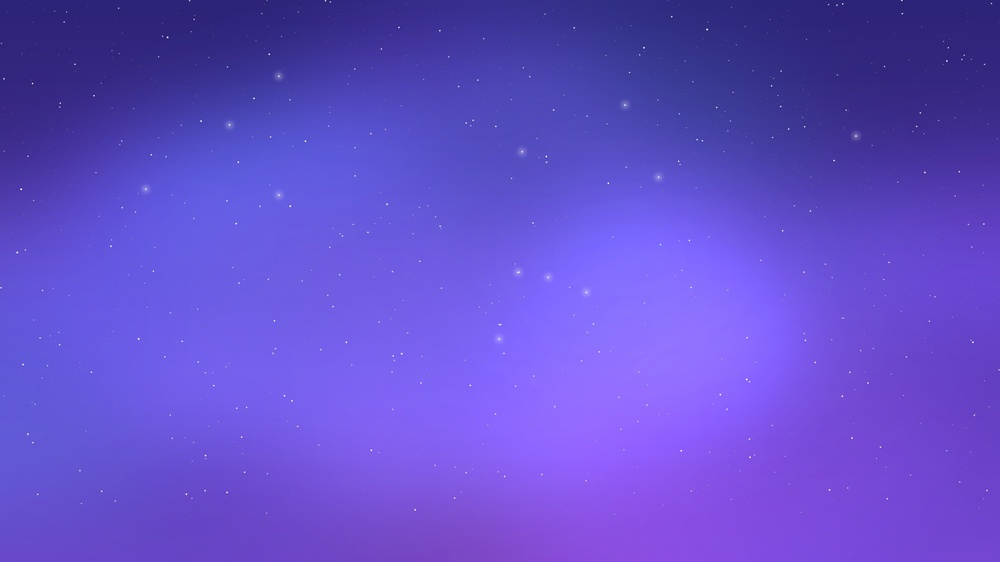
#> input picture packages/novaos-2/root/usr/share/wallpapers/NovaNebula/contents/images/3840x2160.jpg, 1000 x 562 px, shrunk from 3840 x 2160 before the run
$ python fix_android_colors.py ../../packages/novaos-2/root/usr/share/wallpapers/NovaNebula/contents/images/3840x2160.jpg out.png
#> lines starting #> are read from the running program, lines starting #| are printed output that depends on the picture
#!/usr/bin/env python3
"""Swap red and blue in QEMU screendumps of Android-x86 (std VGA shows BGR).

Verified against Android's own framebuffer (screencap raw): the search tile of
NovaOS TV is (110, 99, 255) in Android and (255, 99, 110) in the QEMU dump.
    python3 tests/qemu/fix_android_colors.py IN.png [OUT.png]
"""
import sys

from PIL import Image

src = sys.argv[1]
dst = sys.argv[2] if len(sys.argv) > 2 else src.replace(".png", "_fix.png")
r, g, b = Image.open(src).convert("RGB").split()
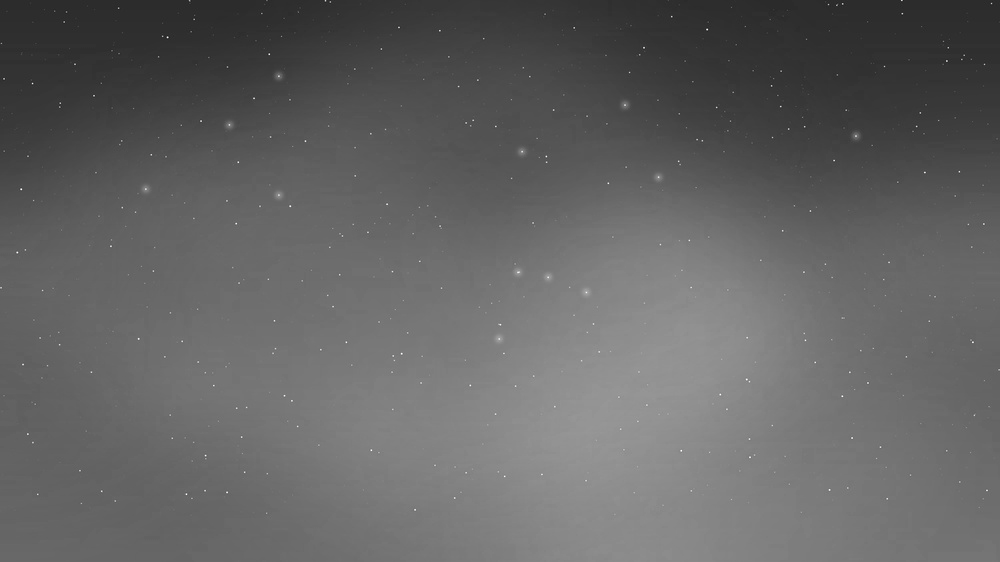
#> r: PIL image 1000x562 L; min 28, max 255, mean 98.9
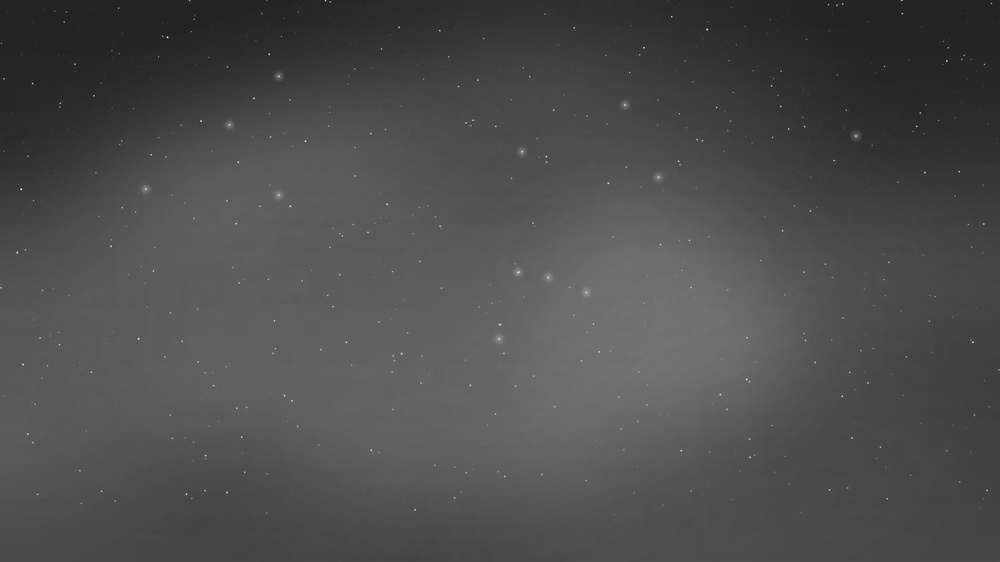
#> g: PIL image 1000x562 L; min 21, max 247, mean 76.6
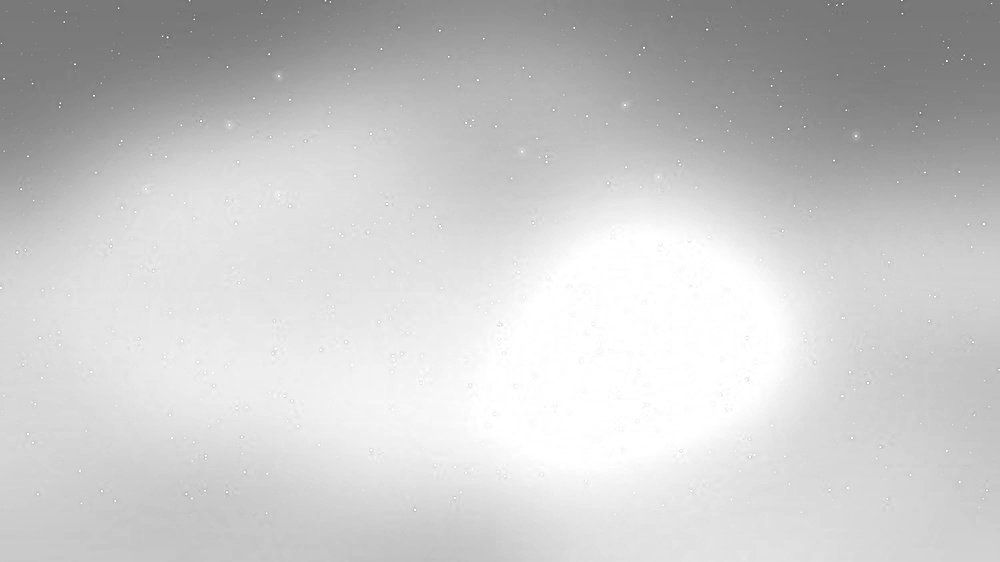
#> b: PIL image 1000x562 L; min 98, max 255, mean 202.5
Image.merge("RGB", (b, g, r)).save(dst)
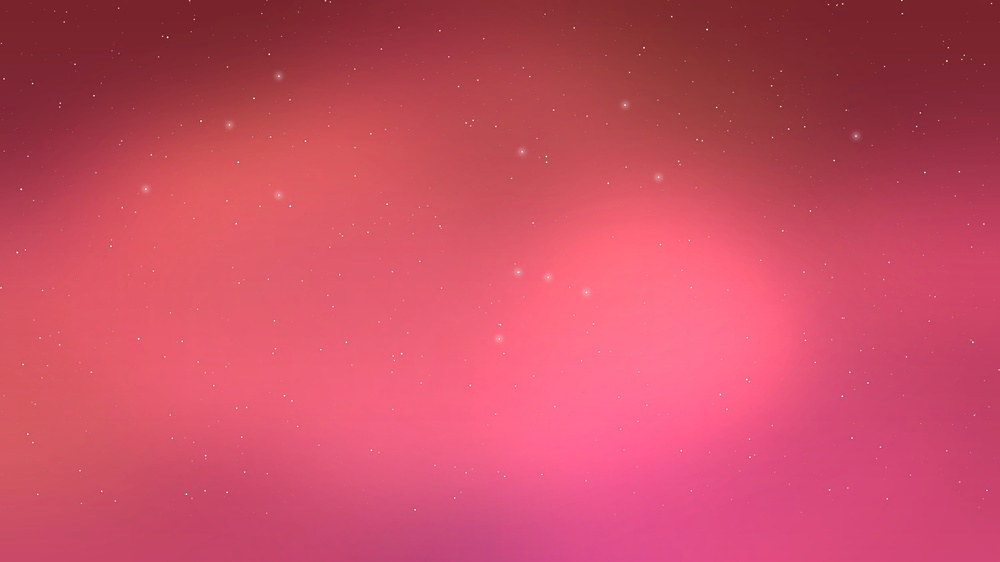
#> saved as out.png: PIL image 1000x562 RGB; mean R, G, B 202.5, 76.6, 98.9
print(dst)
